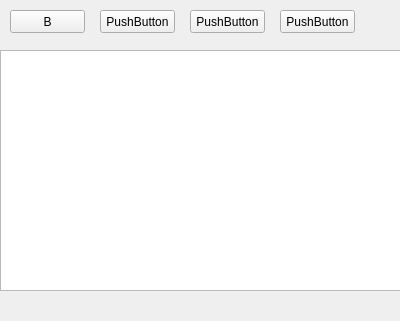
<?xml version="1.0" encoding="UTF-8"?>
<ui version="4.0">
 <class>DescriptionEdit</class>
 <widget class="QWidget" name="DescriptionEdit">
  <property name="geometry">
   <rect>
    <x>0</x>
    <y>0</y>
    <width>400</width>
    <height>321</height>
   </rect>
  </property>
  <property name="windowTitle">
   <string>Form</string>
  </property>
  <widget class="QTextBrowser" name="textBrowser">
   <property name="geometry">
    <rect>
     <x>0</x>
     <y>50</y>
     <width>401</width>
     <height>241</height>
    </rect>
   </property>
  </widget>
  <widget class="QPushButton" name="pushButton">
   <property name="geometry">
    <rect>
     <x>10</x>
     <y>10</y>
     <width>75</width>
     <height>23</height>
    </rect>
   </property>
   <property name="text">
    <string>B</string>
   </property>
  </widget>
  <widget class="QPushButton" name="pushButton_2">
   <property name="geometry">
    <rect>
     <x>100</x>
     <y>10</y>
     <width>75</width>
     <height>23</height>
    </rect>
   </property>
   <property name="text">
    <string>PushButton</string>
   </property>
  </widget>
  <widget class="QPushButton" name="pushButton_3">
   <property name="geometry">
    <rect>
     <x>190</x>
     <y>10</y>
     <width>75</width>
     <height>23</height>
    </rect>
   </property>
   <property name="text">
    <string>PushButton</string>
   </property>
  </widget>
  <widget class="QPushButton" name="pushButton_4">
   <property name="geometry">
    <rect>
     <x>280</x>
     <y>10</y>
     <width>75</width>
     <height>23</height>
    </rect>
   </property>
   <property name="text">
    <string>PushButton</string>
   </property>
  </widget>
 </widget>
 <resources/>
 <connections/>
</ui>
